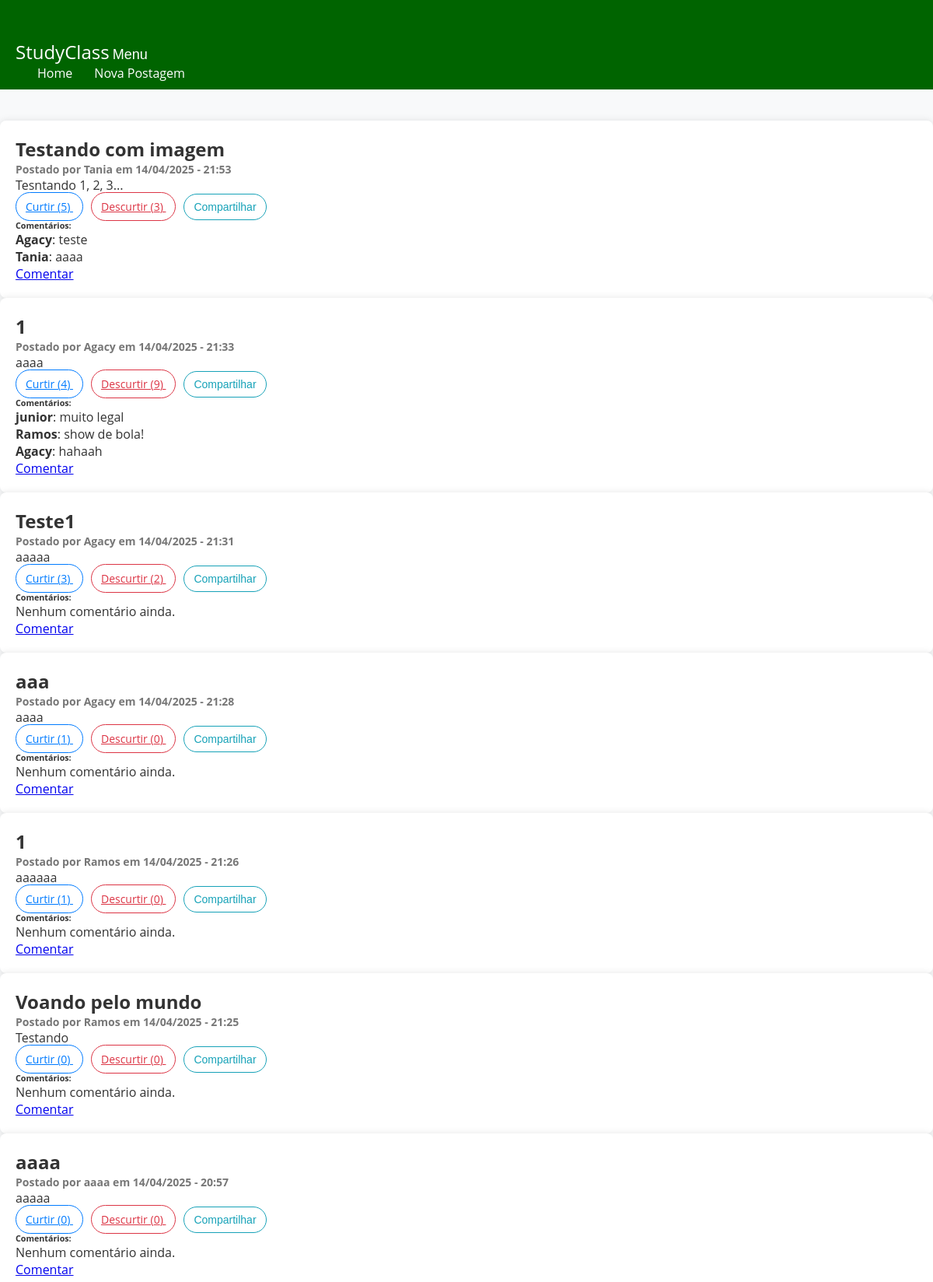
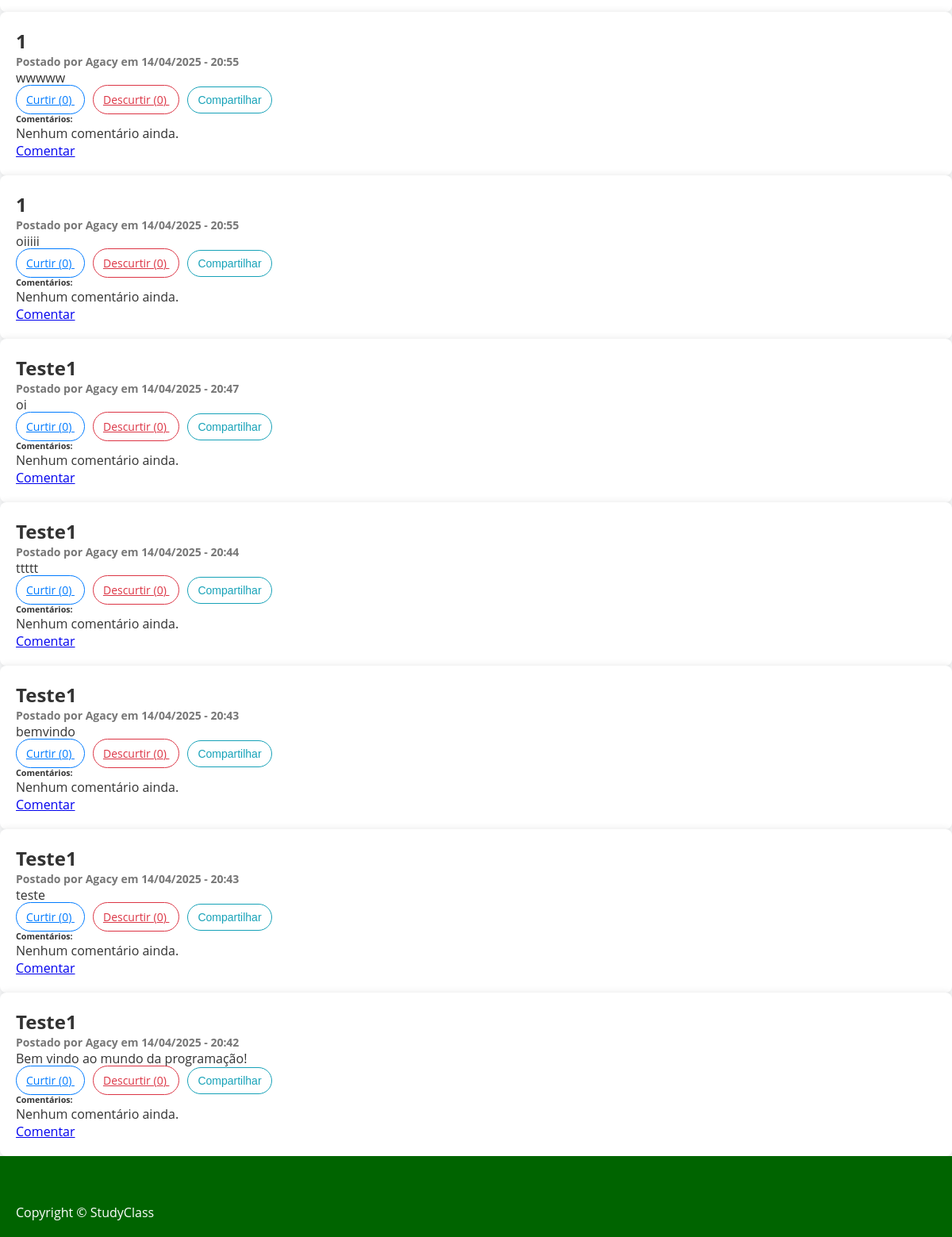
The app's page /, older data (2 pictures, top to bottom).
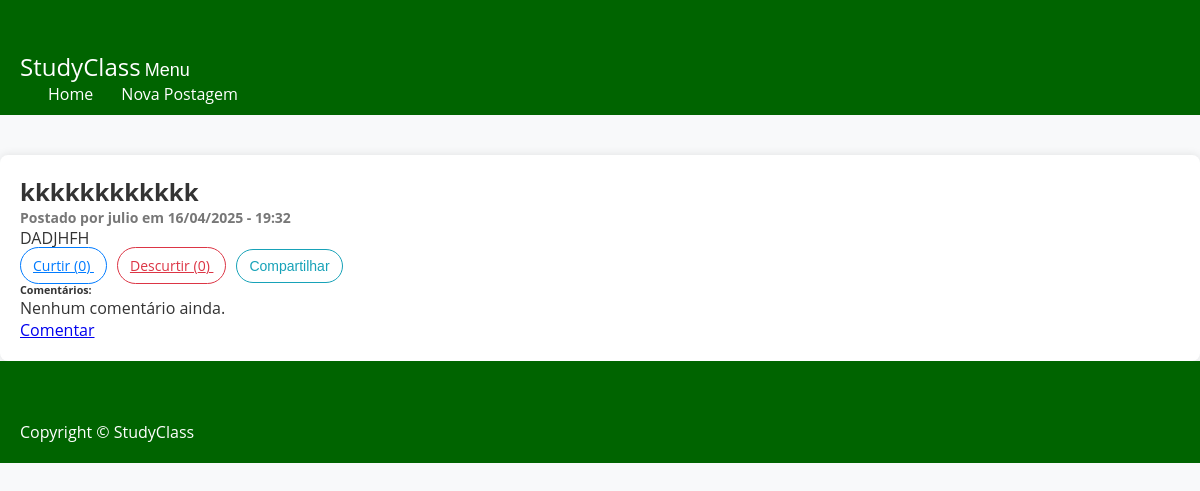
The same page, newer data.
### socialapp/models.py (models this page shows, shortened)
class Postagem(models.Model):
    titulo = models.CharField(max_length=255)
    nome_usuario = models.CharField(max_length=255)
    conteudo = models.TextField()
    data_postagem = models.DateTimeField(auto_now_add=True)
    curtidas = models.PositiveIntegerField(default=0)
    descurtidas = models.PositiveIntegerField(default=0)

class Comentario(models.Model):
    postagem = models.ForeignKey(Postagem, on_delete=models.CASCADE, related_name='comentarios')
    nome_usuario = models.CharField(max_length=255)
    conteudo = models.TextField()
    data_comentario = models.DateTimeField(auto_now_add=True)

### socialapp/views.py (the view)
# urls.py: path('', index, name='index'),
def index(request):
    postagem = Postagem.objects.order_by('-data_postagem')
    return render(request, 'social/index.html', {'postagens': postagem})

### socialapp/templates/social/index.html (shortened to what this page needs)
<!DOCTYPE html>
<html lang="pt-br">
<head>
    {% load static %}
    <link href="{% static 'css/style.css' %}" rel="stylesheet" />
</head>
<body>
    <nav class="navbar">
        <div class="container">
            <a class="navbar-brand" href="{% url 'index' %}">StudyClass</a>
            <button class="navbar-toggler" onclick="toggleMenu()">Menu </button>
            <div class="navbar-menu" id="navbarMenu">
                <ul class="navbar-nav">
                    <li class="nav-item"><a class="nav-link" href="{% url 'index' %}"> Home</a></li>
                    <li class="nav-item"><a class="nav-link" href="{% url 'nova_postagem' %}"> Nova Postagem</a></li>
                </ul>
            </div>
        </div>
    </nav>
    <div class="container mt-5">
        <div class="row justify-content-center">
            <div class="col-md-8">
                {% for postagem in postagens %}
                <div class="post-preview mb-4 pb-4 border-bottom">
                    <h2 class="post-title">{{ postagem.titulo }}</h2>
                    <h6 class="post-subtitle text-muted">Postado por {{ postagem.nome_usuario }} em {{ postagem.data_postagem|date:"d/m/Y - H:i" }}</h6>
                    <p>{{ postagem.conteudo }}</p>
                    <div class="post-actions mb-2">
                        <a href="{% url 'curtir_postagem' postagem.id %}" class="btn btn-action like">
                             Curtir ({{ postagem.curtidas }})
                        </a>
                        <a href="{% url 'descurtir_postagem' postagem.id %}" class="btn btn-action dislike">
                             Descurtir ({{ postagem.descurtidas }})
                        </a>
                        <button class="btn btn-action share"> Compartilhar</button>
                    </div>
                    <div class="comentarios">
                        <h6>Comentários:</h6>
                        {% for comentario in postagem.comentarios.all %}
                            <div class="mb-2"><strong>{{ comentario.nome_usuario }}</strong>: {{ comentario.conteudo }}</div>
                        {% empty %}
                            <p class="text-muted">Nenhum comentário ainda.</p>
                        {% endfor %}
                        <a href="{% url 'comentar' postagem.id %}" class="btn btn-info btn-sm mt-2">Comentar</a>
                    </div>
                </div>
                {% empty %}
                    <p class="text-center">Nenhuma postagem ainda. <a href="{% url 'nova_postagem' %}">Crie a primeira!</a></p>
                {% endfor %}
            </div>
        </div>
    </div>
    <footer class="footer">
        <div class="container text-center">
            <p class="mb-0 small">Copyright &copy; StudyClass {{ now|date:"Y" }}</p>
        </div>
    </footer>
</body>
</html>

### socialapp/static/css/style.css (style rules this page uses)
* { margin: 0; padding: 0; box-sizing: border-box; }
body { font-family: 'Open Sans', sans-serif; background-color: #f8f9fa; color: #333; }
.navbar { background-color: #006400; padding: 10px 20px; color: white; display: flex; justify-content: space-between; align-items: center; }
.navbar-brand { font-size: 24px; color: white; text-decoration: none; }
.navbar-toggler { background-color: transparent; border: none; font-size: 18px; color: white; }
.navbar-menu { display: flex; }
.navbar-nav { list-style: none; display: flex; }
.navbar-nav .nav-item { margin-left: 20px; }
.nav-link { color: white; text-decoration: none; font-size: 16px; display: flex; align-items: center; }
.container { margin-top: 40px; }
.post-preview { background-color: white; padding: 20px; border-radius: 8px; box-shadow: 0 0 10px rgba(0, 0, 0, 0.1); }
.post-title { font-size: 24px; font-weight: bold; }
.post-subtitle { font-size: 14px; color: #777; }
.post-actions .btn { font-size: 14px; padding: 8px 12px; border-radius: 20px; }
.btn-action { margin-right: 10px; border: 1px solid #28a745; background-color: transparent; color: #28a745; }
.like { border-color: #007bff; color: #007bff; }
.dislike { border-color: #dc3545; color: #dc3545; }
.share { border-color: #17a2b8; color: #17a2b8; }
.footer { background-color: #006400; padding: 20px; color: white; }

Row changes from the older to the newer data that the page shows:
removed Postagem: titulo "Testando com imagem", nome_usuario "Tania", data_postagem "14/04/2025 - 21:53", conteudo "Tesntando 1, 2, 3...", curtidas "5", descurtidas "3"
removed Comentario: nome_usuario "Agacy", conteudo "teste", shown under "Testando com imagem"
removed Comentario: nome_usuario "Tania", conteudo "aaaa", shown under "Testando com imagem"
removed Postagem: titulo "1", nome_usuario "Agacy", data_postagem "14/04/2025 - 21:33", conteudo "aaaa", curtidas "4", descurtidas "9"
removed Comentario: nome_usuario "junior", conteudo "muito legal", shown under "1"
removed Comentario: nome_usuario "Ramos", conteudo "show de bola!", shown under "1"
removed Comentario: nome_usuario "Agacy", conteudo "hahaah", shown under "1"
removed Postagem: titulo "Teste1", nome_usuario "Agacy", data_postagem "14/04/2025 - 21:31", conteudo "aaaaa", curtidas "3", descurtidas "2"
removed Postagem: titulo "aaa", nome_usuario "Agacy", data_postagem "14/04/2025 - 21:28", conteudo "aaaa", curtidas "1", descurtidas "0"
removed Postagem: titulo "1", nome_usuario "Ramos", data_postagem "14/04/2025 - 21:26", conteudo "aaaaaa", curtidas "1", descurtidas "0"
removed Postagem: titulo "Voando pelo mundo", nome_usuario "Ramos", data_postagem "14/04/2025 - 21:25", conteudo "Testando", curtidas "0", descurtidas "0"
removed Postagem: titulo "aaaa", nome_usuario "aaaa", data_postagem "14/04/2025 - 20:57", conteudo "aaaaa", curtidas "0", descurtidas "0"
removed Postagem: titulo "1", nome_usuario "Agacy", data_postagem "14/04/2025 - 20:55", conteudo "wwwww", curtidas "0", descurtidas "0"
removed Postagem: titulo "1", nome_usuario "Agacy", data_postagem "14/04/2025 - 20:55", conteudo "oiiiii", curtidas "0", descurtidas "0"
removed Postagem: titulo "Teste1", nome_usuario "Agacy", data_postagem "14/04/2025 - 20:47", conteudo "oi", curtidas "0", descurtidas "0"
removed Postagem: titulo "Teste1", nome_usuario "Agacy", data_postagem "14/04/2025 - 20:44", conteudo "ttttt", curtidas "0", descurtidas "0"
removed Postagem: titulo "Teste1", nome_usuario "Agacy", data_postagem "14/04/2025 - 20:43", conteudo "bemvindo", curtidas "0", descurtidas "0"
removed Postagem: titulo "Teste1", nome_usuario "Agacy", data_postagem "14/04/2025 - 20:43", conteudo "teste", curtidas "0", descurtidas "0"
removed Postagem: titulo "Teste1", nome_usuario "Agacy", data_postagem "14/04/2025 - 20:42", conteudo "Bem vindo ao mundo da programação!", curtidas "0", descurtidas "0"
added Postagem: titulo "kkkkkkkkkkkk", nome_usuario "julio", data_postagem "16/04/2025 - 19:32", conteudo "DADJHFH", curtidas "0", descurtidas "0"
